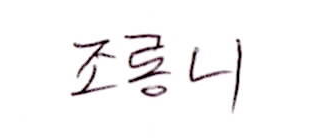
#> input picture female/train/train_female_0.png, 309 x 138 px; its folder holds only this picture in this run
$ jupyter execute 04_plot_size.ipynb
#> lines starting #> are read from the running program, lines starting #| are printed output that depends on the picture
가로세로 뽑기

[cell 1]
import os
import matplotlib.pyplot as plt
from PIL import Image

path_1 = './female/train/'
path_2 = './male/train/'

dw =[]
dh =[]
for detail_file_name in os.listdir(path_1):
    im = Image.open(path_1+ detail_file_name)
#> im is the input picture: PIL image 309x138 RGB; mean R, G, B 247.1, 246.1, 246.5
    width, height = im.size
#> width = 309; height = 138
    dw.append(width)
    dh.append(height)

for detail_file_name in os.listdir(path_2):
    im = Image.open(path_2+ detail_file_name)
    width, height = im.size
    dw.append(width)
    dh.append(height)

[cell 2]
#히스토그램을 가르키는 ax
f, ax = plt.subplots(1, 2, figsize=(10, 4))

ax[0].set_title('Histogram of Box Height')
ax[0].hist(dh, range=(0, 300), bins=50)

ax[1].set_title('Histogram of Box Weight')
ax[1].hist(dw, range=(0, 600), bins=50)

plt.show()
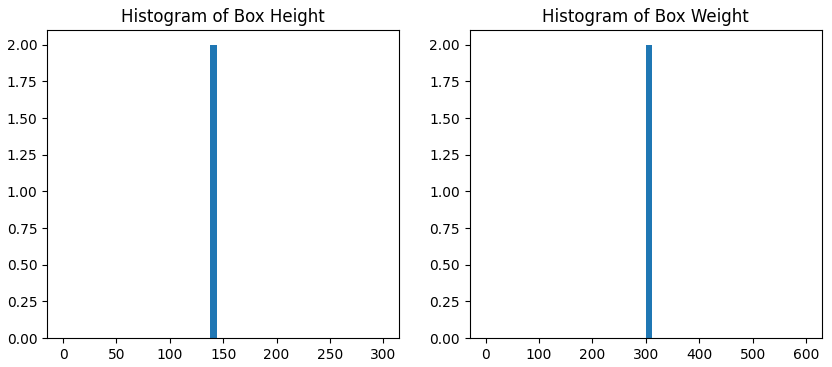
#> figure drawn by matplotlib, 2 panels; panel 1: tallest bar 2 high, from x = 138 to 144; panel 2: tallest bar 2 high, from x = 300 to 312

Height 125
Weight 250
결정!!!

여자글씨 리사이즈

[cell 3]
for detail_file_name in os.listdir(path_1):
    im = Image.open(path_1+ detail_file_name)
    img_small = im.resize((250,125))
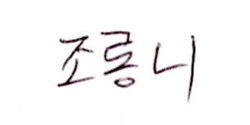
#> img_small: PIL image 250x125 RGB; mean R, G, B 247.1, 246.1, 246.5
    img_small.save('./female_resize/'+detail_file_name,  'png' )

# for detail_file_name in os.listdir(path_2):
#     im = Image.open(path_2+ detail_file_name)
#     img_small = im.resize((250,125))

$ run again, on female/train/train_female_1222.png
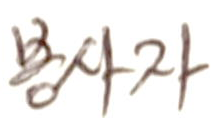
#> input picture female/train/train_female_1222.png, 220 x 123 px
#> im is the input picture: PIL image 220x123 RGB; mean R, G, B 237.7, 234.2, 231.7
#> `plt.show()`:
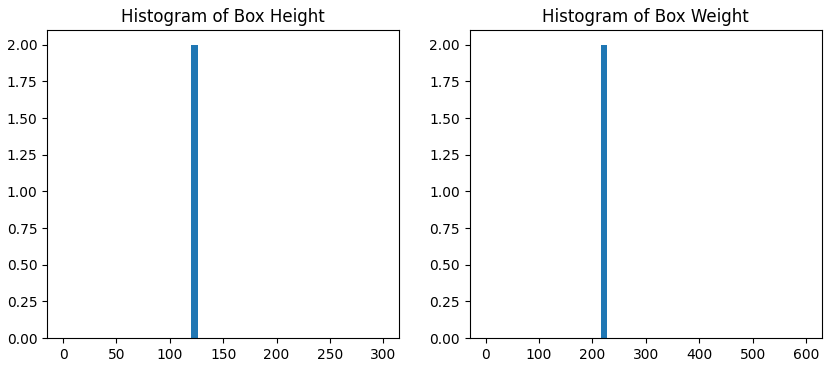
#> figure drawn by matplotlib, 2 panels; panel 1: tallest bar 2 high, from x = 120 to 126; panel 2: tallest bar 2 high, from x = 216 to 228
#> `img_small = im.resize((250,125))`:
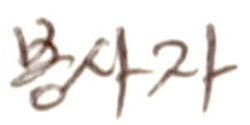
#> img_small: PIL image 250x125 RGB; mean R, G, B 237.7, 234.2, 231.7

$ run again, on female/train/train_female_1288.png
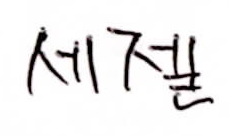
#> input picture female/train/train_female_1288.png, 229 x 136 px
#> im is the input picture: PIL image 229x136 RGB; mean R, G, B 234.7, 233.5, 233.7
#> `plt.show()`:
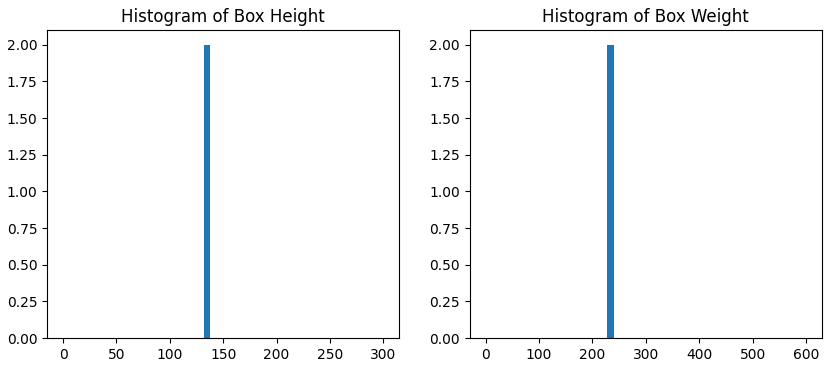
#> figure drawn by matplotlib, 2 panels; panel 1: tallest bar 2 high, from x = 132 to 138; panel 2: tallest bar 2 high, from x = 228 to 240
#> `img_small = im.resize((250,125))`:
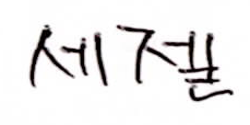
#> img_small: PIL image 250x125 RGB; mean R, G, B 234.6, 233.5, 233.8

$ run again, on female/train/train_female_1298.png
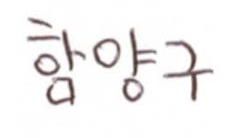
#> input picture female/train/train_female_1298.png, 233 x 138 px
#> im is the input picture: PIL image 233x138 RGB; mean R, G, B 243.1, 241.5, 241.5
#> `plt.show()`:
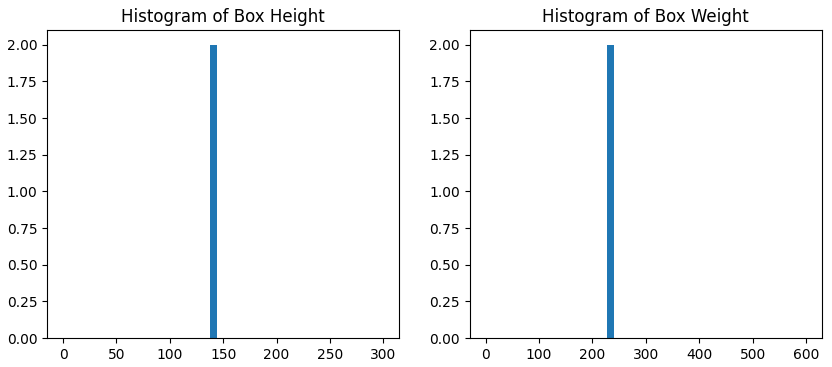
#> figure drawn by matplotlib, 2 panels; panel 1: tallest bar 2 high, from x = 138 to 144; panel 2: tallest bar 2 high, from x = 228 to 240
#> `img_small = im.resize((250,125))`:
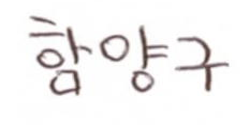
#> img_small: PIL image 250x125 RGB; mean R, G, B 243.1, 241.5, 241.5

$ run again, on female/train/train_female_1096.png
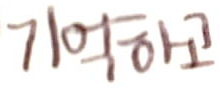
#> input picture female/train/train_female_1096.png, 220 x 102 px
#> im is the input picture: PIL image 220x102 RGB; mean R, G, B 238.4, 233.4, 231.8
#> `plt.show()`:
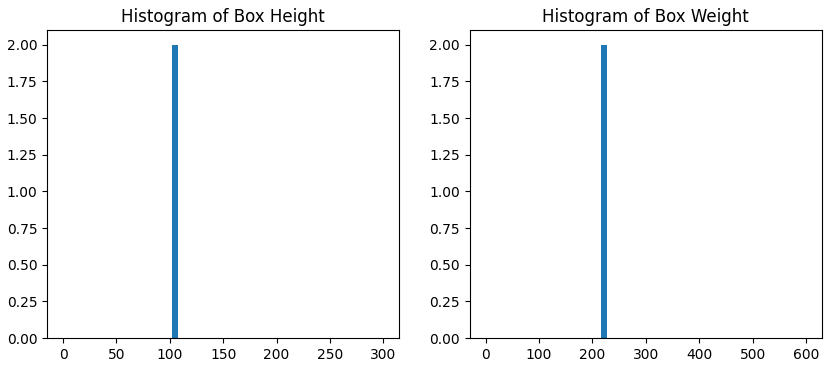
#> figure drawn by matplotlib, 2 panels; panel 1: tallest bar 2 high, from x = 102 to 108; panel 2: tallest bar 2 high, from x = 216 to 228
#> `img_small = im.resize((250,125))`:
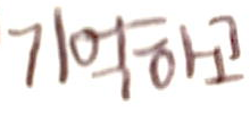
#> img_small: PIL image 250x125 RGB; mean R, G, B 238.3, 233.4, 231.8
